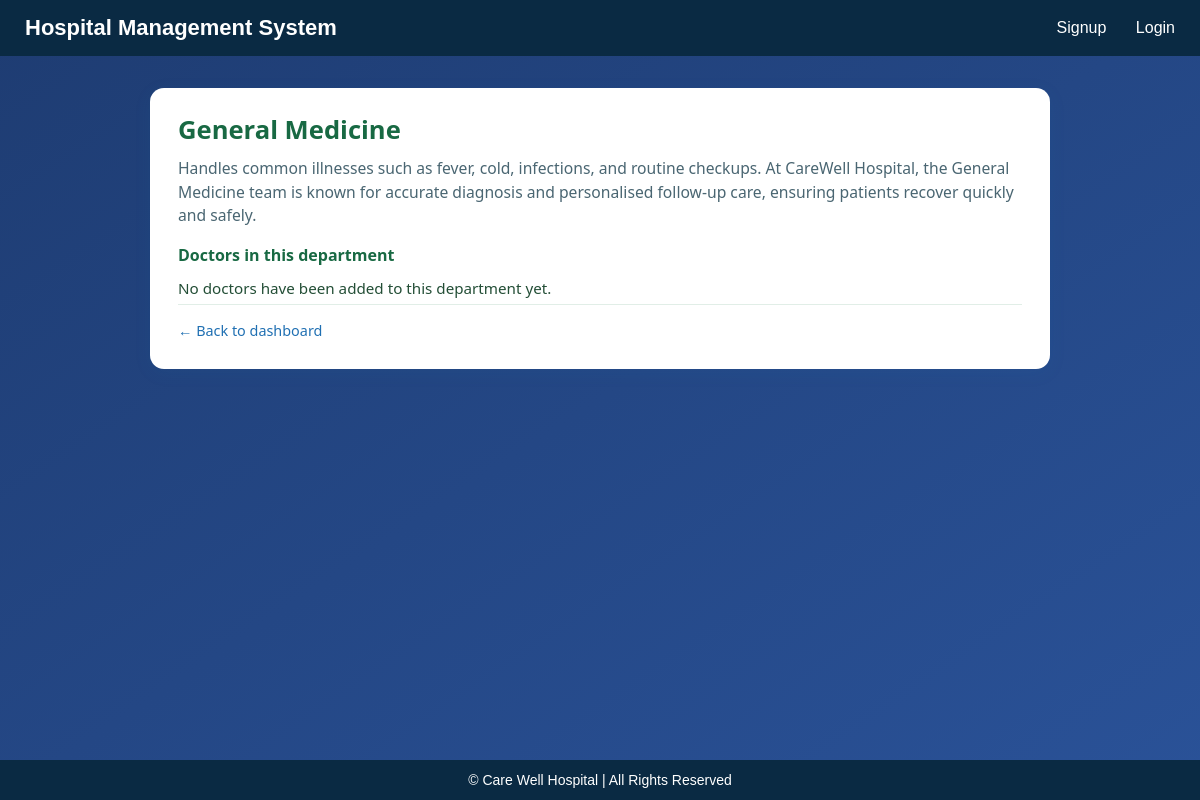
The page /department/1 on the database its author committed.
### app.py (models this page shows)
class Department(db.Model):
    __tablename__ = 'departments'
    dept_id = db.Column(db.Integer, primary_key=True)
    dept_name = db.Column(db.String(50), unique=True, nullable=False)
    description = db.Column(db.Text, nullable=True)
    doctors = db.relationship("User", back_populates="department")

### app.py (the view)
@app.route('/department/<int:dept_id>')
def department_detail(dept_id):
    dept = Department.query.get_or_404(dept_id)
    doctors = User.query.filter_by(role='doctor', dept_id=dept_id).all()
    return render_template('department_detail.html', department=dept, doctors=doctors)

### templates/department_detail.html (shortened to what this page needs)
{% extends "base.html" %}
{% block content %}
<div class="dept-wrapper">
  <div class="dept-title">{{ department.dept_name }}</div>
  <p class="dept-desc">
    {{ department.description or "No description available for this department yet." }}
  </p>
  <div class="doc-list">
    <div class="doc-list-title">Doctors in this department</div>
    {% if doctors %}
      {% for d in doctors %}
        <div class="doc-item">
          {{ d.username }}
          {% if d.qualifications %} – {{ d.qualifications }}{% endif %}
          {% if d.experience %} ({{ d.experience }} years experience){% endif %}
        </div>
      {% endfor %}
    {% else %}
      <div class="doc-item">No doctors have been added to this department yet.</div>
    {% endif %}
  </div>
  <div class="dept-back" style="margin-top:14px;">
    <a href="{{ url_for('patient_dashboard') }}">&larr; Back to dashboard</a>
  </div>
</div>
{% endblock %}

### templates/base.html (shortened to what this page needs)
<!DOCTYPE html>
<html lang="en">
<head>
</head>
<body>
    <header>
        <div class="logo">Hospital Management System</div>
        <div class="nav-links">
            {% if not session.get('name') %}
              <a href="{{ url_for('registration') }}">Signup</a>
              <a href="{{ url_for('login') }}">Login</a>
            {% elif session.get('role') == "patient" %}
              {% if not hide_history_link %}
                <a href="{{ url_for('patient_history') }}">History</a>
              {% endif %}
              <a href="{{ url_for('logout') }}">Logout</a>
            {% elif session.get('role') == "admin" %}
              <a href="{{ url_for('logout') }}">Logout</a>
            {% elif session.get('role') == "doctor" %}
              <a href="{{ url_for('logout') }}">Logout</a>
            {% endif %}
        </div>
    </header>
    {% block content %}
    {% endblock %}
    <footer>
        &copy; Care Well Hospital | All Rights Reserved
    </footer>
</body>
</html>

### templates/base.html (style rules this page uses)
* { margin: 0; padding: 0; box-sizing: border-box; }
html, body { height: 100%; font-family: Arial, sans-serif; }
body { display: flex; flex-direction: column; min-height: 100vh; background: linear-gradient(to bottom right, #1e3c72, #2a5298); }
header { background: #0a2a43; padding: 15px 25px; color: white; display: flex; justify-content: space-between; align-items: center; position: sticky; top: 0; z-index: 10; }
header .logo { font-size: 22px; font-weight: bold; }
header .nav-links a { text-decoration: none; color: white; margin-left: 25px; font-size: 16px; transition: 0.3s; }
footer { background: #0a2a43; color: white; text-align: center; padding: 12px; margin-top: auto; font-size: 14px; }

### templates/department_detail.html (style rules this page uses)
.dept-wrapper { max-width: 900px; margin: 32px auto; background: #ffffff; border-radius: 14px; box-shadow: 0 4px 18px rgba(31,125,180,0.08); padding: 24px 28px 28px; font-family: 'Segoe UI','Arial',sans-serif; color: #234e36; }
.dept-title { font-size: 1.6rem; font-weight: 600; color: #186943; margin-bottom: 10px; }
.dept-desc { font-size: 0.98rem; color: #4a6672; line-height: 1.5; margin-bottom: 16px; }
.doc-list-title { font-weight: 600; margin: 10px 0 6px; color: #186943; }
.doc-item { padding: 6px 0; border-bottom: 1px solid #e1eee7; font-size: 0.95rem; }
.dept-back a { text-decoration: none; color: #1f6fb2; font-size: 0.9rem; }

### rows shown on the page
Department: dept_name "General Medicine", description "Handles common illnesses such as fever, cold, infections, and routine checkups. At CareWell Hospital, the General Medicine team is known for accurate diagnosis and personalised follow-up care, ensuring patients recover quickly and safely."
